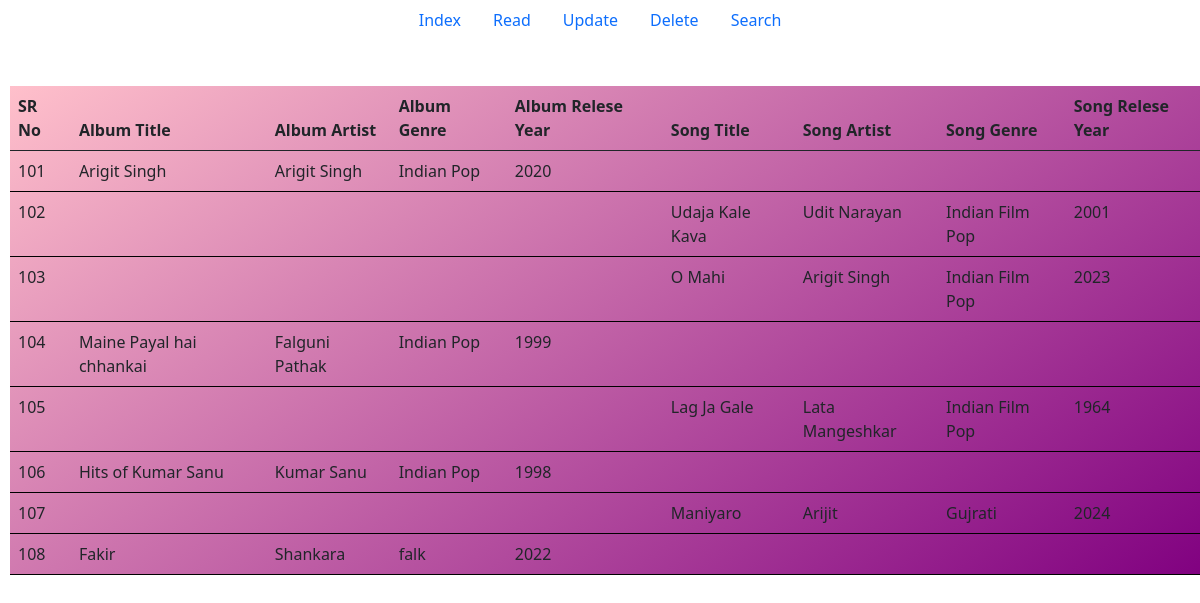
The app's page /read with its own data.
### music/models.py (models this page shows)
class Contact(models.Model):
	srno = models.CharField(max_length = 100)
	album_title = models.CharField(max_length = 100)
	album_artist = models.CharField(max_length = 100)
	album_genre = models.CharField(max_length = 100)
	album_relese_year = models.CharField(max_length = 100)
	song_title = models.CharField(max_length = 100)
	song_artist = models.CharField(max_length = 100)
	song_genre = models.CharField(max_length = 100)
	song_relese_year = models.CharField(max_length = 100)

### music/views.py (the view)
# urls.py: path('read', views.read),
def read(request):
	data = Contact.objects.all()
	return render(request,"read.html",{'data':data})

### templates/read.html (shortened to what this page needs)
<!doctype html>
<html lang="en">
  <head>
    <link href="https://cdn.jsdelivr.net/npm/bootstrap@5.0.2/dist/css/bootstrap.min.css" rel="stylesheet">
  </head>
  <body>
    <ul class="nav justify-content-center">
  <li class="nav-item">
    <a class="nav-link active" aria-current="page" href="/">Index</a>
  </li>
  <li class="nav-item">
    <a class="nav-link" href="/read">Read</a>
  </li>
  <li class="nav-item">
    <a class="nav-link" href="/update">Update</a>
  </li>
  <li class="nav-item">
    <a class="nav-link" href="/delete">Delete</a>
  </li>
  <li class="nav-item">
    <a class="nav-link" href="/search">Search</a>
  </li>
</ul>
    <h1 style="color: white; font-size: 30px; font-family: all;">Songs or Album user wants</h1>
    <table class="table" id="design">{% csrf_token %}
      <thead>
        <tr>
          <th scope="col">SR No </th>
          <th scope="col">Album Title</th>
          <th scope="col">Album Artist</th>
          <th scope="col">Album Genre</th>
          <th scope="col">Album Relese Year</th>
          <th scope="col">Song Title</th>
          <th scope="col">Song Artist</th>
          <th scope="col">Song Genre</th>
          <th scope="col">Song Relese Year</th>
        </tr>
      </thead>
      <tbody>
        {% for dt in data %}
        <tr>
          <td>{{dt.srno}}</td>
          <td>{{dt.album_title}}</td>
          <td>{{dt.album_artist}}</td>
          <td>{{dt.album_genre}}</td>
          <td>{{dt.album_relese_year}}</td>
          <td>{{dt.song_title}}</td>
          <td>{{dt.song_artist}}</td>
          <td>{{dt.song_genre}}</td>
          <td>{{dt.song_relese_year}}</td>
        </tr>
        {% endfor %}
      </tbody>
    </table>
  </body>
</html>

### templates/read.html (style rules this page uses)
#design { background-image: linear-gradient(145deg, pink,purple); margin: 10px; padding: 10px; border-color: black; }

### records on screen
Contact: srno "101", album_title "Arigit Singh", album_artist "Arigit Singh", album_genre "Indian Pop", album_relese_year "2020"
Contact: srno "102", song_title "Udaja Kale Kava", song_artist "Udit Narayan", song_genre "Indian Film Pop", song_relese_year "2001"
Contact: srno "103", song_title "O Mahi", song_artist "Arigit Singh", song_genre "Indian Film Pop", song_relese_year "2023"
Contact: srno "104", album_title "Maine Payal hai chhankai", album_artist "Falguni Pathak", album_genre "Indian Pop", album_relese_year "1999"
Contact: srno "105", song_title "Lag Ja Gale", song_artist "Lata Mangeshkar", song_genre "Indian Film Pop", song_relese_year "1964"
Contact: srno "106", album_title "Hits of Kumar Sanu", album_artist "Kumar Sanu", album_genre "Indian Pop", album_relese_year "1998"
Contact: srno "107", song_title "Maniyaro", song_artist "Arijit", song_genre "Gujrati", song_relese_year "2024"
Contact: srno "108", album_title "Fakir", album_artist "Shankara", album_genre "falk", album_relese_year "2022"
